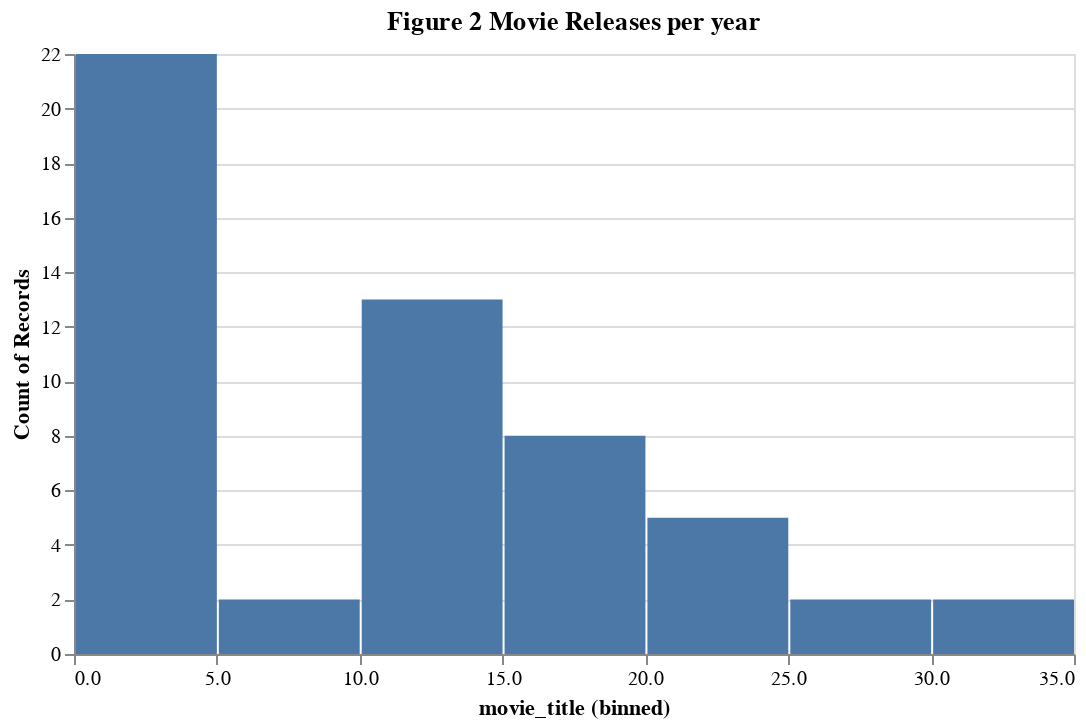

Notebook source saved alongside this figure:
### Markdown cell above
Quickly looking at the above, we can see Disney has dramtically increased the number of films released in the 1990's with a slight drop off in 2000's. Seems that average gross per film peaked in 1930's (however small sample size). Let's graph it

### Code cell
# First lets see yearly release count distrubution because im curious
movie_hist = alt.Chart(revenue_df.groupby(revenue_df.release_date.dt.year).agg({'movie_title':'count'}).reset_index(), width=500, height=300).mark_bar().encode(
                x=alt.X('movie_title:Q', bin=True), 
                y=alt.Y('count():Q')            
                ).properties(title="Figure 2 Movie Releases per year")
                
movie_hist

### Figure 1 — Vega-Lite specification as saved in the notebook (floating-point values rounded to 4 significant figures)
{"config": {"view": {"continuousWidth": 400, "continuousHeight": 300}}, "data": {"name": "data-46db51028ea9cb10ed74ffd9e6529b9c"}, "mark": "bar", "encoding": {"x": {"type": "quantitative", "bin": true, "field": "movie_title"}, "y": {"type": "quantitative", "aggregate": "count"}}, "height": 300, "title": "Figure 2 Movie Releases per year", "width": 500, "$schema": "https://vega.github.io/schema/vega-lite/v4.8.1.json", "datasets": {"data-46db51028ea9cb10ed74ffd9e6529b9c": [{"release_date": 1937, "movie_title": 1}, {"release_date": 1940, "movie_title": 2}, {"release_date": 1946, "movie_title": 1}, {"release_date": 1950, "movie_title": 1}, {"release_date": 1954, "movie_title": 1}, {"release_date": 1955, "movie_title": 1}, {"release_date": 1959, "movie_title": 1}, {"release_date": 1961, "movie_title": 3}, {"release_date": 1962, "movie_title": 1}, {"release_date": 1963, "movie_title": 1}, {"release_date": 1967, "movie_title": 1}, {"release_date": 1968, "movie_title": 1}, {"release_date": 1970, "movie_title": 2}, {"release_date": 1971, "movie_title": 1}, {"release_date": 1975, "movie_title": 1}, {"release_date": 1977, "movie_title": 4}, {"release_date": 1979, "movie_title": 1}, {"release_date": 1980, "movie_title": 2}, {"release_date": 1981, "movie_title": 4}, {"release_date": 1982, "movie_title": 3}, {"release_date": 1983, "movie_title": 4}, {"release_date": 1984, "movie_title": 2}, {"release_date": 1985, "movie_title": 6}, {"release_date": 1986, "movie_title": 7}, {"release_date": 1987, "movie_title": 10}, {"release_date": 1988, "movie_title": 12}, {"release_date": 1989, "movie_title": 11}, {"release_date": 1990, "movie_title": 15}, {"release_date": 1991, "movie_title": 16}, {"release_date": 1992, "movie_title": 22}, {"release_date": 1993, "movie_title": 27}, {"release_date": 1994, "movie_title": 30}, {"release_date": 1995, "movie_title": 32}, {"release_date": 1996, "movie_title": 28}, {"release_date": 1997, "movie_title": 23}, {"release_date": 1998, "movie_title": 22}, {"release_date": 1999, "movie_title": 21}, {"release_date": 2000, "movie_title": 19}, {"release_date": 2001, "movie_title": 14}, {"release_date": 2002, "movie_title": 22}, {"release_date": 2003, "movie_title": 19}, {"release_date": 2004, "movie_title": 19}, {"release_date": 2005, "movie_title": 17}, {"release_date": 2006, "movie_title": 19}, {"release_date": 2007, "movie_title": 14}, {"release_date": 2008, "movie_title": 13}, {"release_date": 2009, "movie_title": 16}, {"release_date": 2010, "movie_title": 14}, {"release_date": 2011, "movie_title": 14}, {"release_date": 2012, "movie_title": 10}, {"release_date": 2013, "movie_title": 11}, {"release_date": 2014, "movie_title": 12}, {"release_date": 2015, "movie_title": 11}, {"release_date": 2016, "movie_title": 14}]}}
